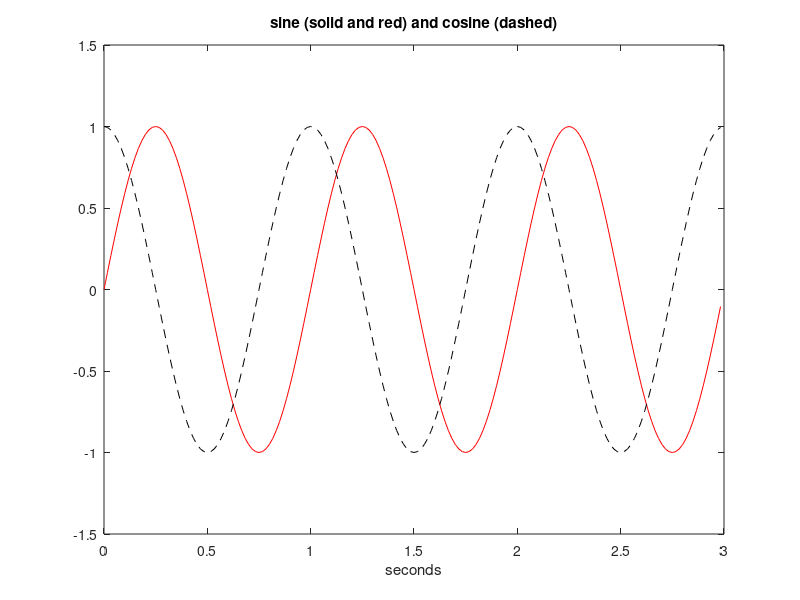

Write MATLAB code to recreate this figure.
% Sine and cosine signals
signal_frecuency_hz=1; %signal frequency in Hz
signal_frecuencty_rads_per_sec=2*pi*signal_frecuency_hz; %signal frequency in rad/s
sampling_frecuency_hz=60; %sampling frequency in Hz
time_interval=1/sampling_frecuency_hz; %time interval between samples;
signal_duration=3; % duration of the signal
time=0:time_interval:(signal_duration-time_interval); %time intervals set
ys=sin(signal_frecuencty_rads_per_sec*time); %signal data set
plot(time,ys,'r'); hold on; %plots figure
axis([0 signal_duration -1.5 1.5]);
xlabel('seconds');
yc=cos(signal_frecuencty_rads_per_sec*time); %signal data set
plot(time,yc,'--k'); %plot with points
axis([0 3 -1.5 1.5]);
xlabel('seconds'); title('sine (solid and red) and cosine (dashed)');